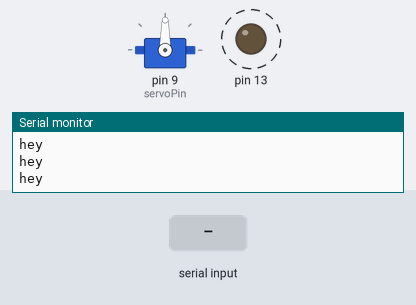
This sketch was run on a simulated Arduino Uno, built with avr-gcc and run on an emulated ATmega328P. Parts: servo, output pins drawn as LEDs (lit = HIGH), the last lines printed to the serial monitor. Dashed ring = blinking. Inputs (shaded band) come from the test bench.

Above: at 1.47 s.
1.5 s: "1" received over the second serial link
At 1.78 s:
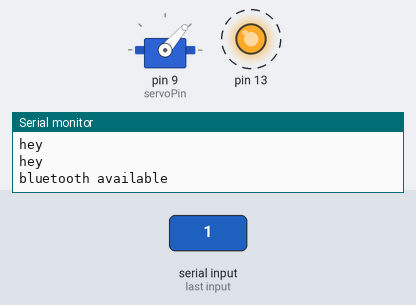
Timing chart, 0 to 10.5 s (numbered marks = the images above; inputs shaded):
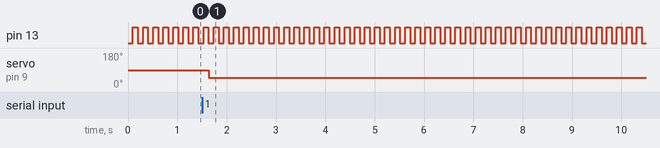

Measured:
- after the input at 1.5 s, servo on pin 9 (servoPin): 90° → 49° after 0.13 s
- by itself, pin 13: alternates HIGH for 0.10 s and LOW for 0.10 s

The sketch:

Proof_of_concept_6.ino
```cpp
#include <Servo.h>
#include <SoftwareSerial.h>

int bluetoothRx = 2;
int bluetoothTx = 3;

SoftwareSerial bluetooth(bluetoothRx, bluetoothTx);

Servo myservo;  // create servo object to control a servo
                // twelve servo objects can be created on most boards
int potPin = A0;
int servoPin = 9;

int closedPos = 15;
int openPos = 170;
int pos = closedPos;    // variable to store the servo position

int closedPot = 450;
int openPot = 900;
int pot = 'c'; // on potentiometer

void setup()
{
   Serial.begin(9600);
  myservo.attach(servoPin);  // attaches the servo on pin 9 to the servo object
  bluetooth.begin(9600);
  pinMode(13,OUTPUT);
  digitalWrite(8,HIGH);
}

void loop() {
delay(100); // otherwise it's going to break
digitalWrite(13,HIGH);
delay(100);
digitalWrite(13,LOW);

 //==================Take commands================

 Serial.println("hey");
 bluetooth.println("hi");
 if (bluetooth.available() > 0) {

   //char command=bluetooth.read();
 Serial.println("bluetooth available");
 //Serial.println(bluetooth.read());
// if (command=='o') {pos = openPos;}
// if (command=='c') {pos = closedPos;}
// myservo.write(pos);

  myservo.write(bluetooth.read());
 }

 //==================Status check================

//int sensorValue = analogRead(potPin);
// if (sensorValue < closedPot) {pot = 'c';}
// if (sensorValue > openPot) {pot = 'o';}
//Serial.println(sensorValue);
//Serial.println(pot);
}
```
